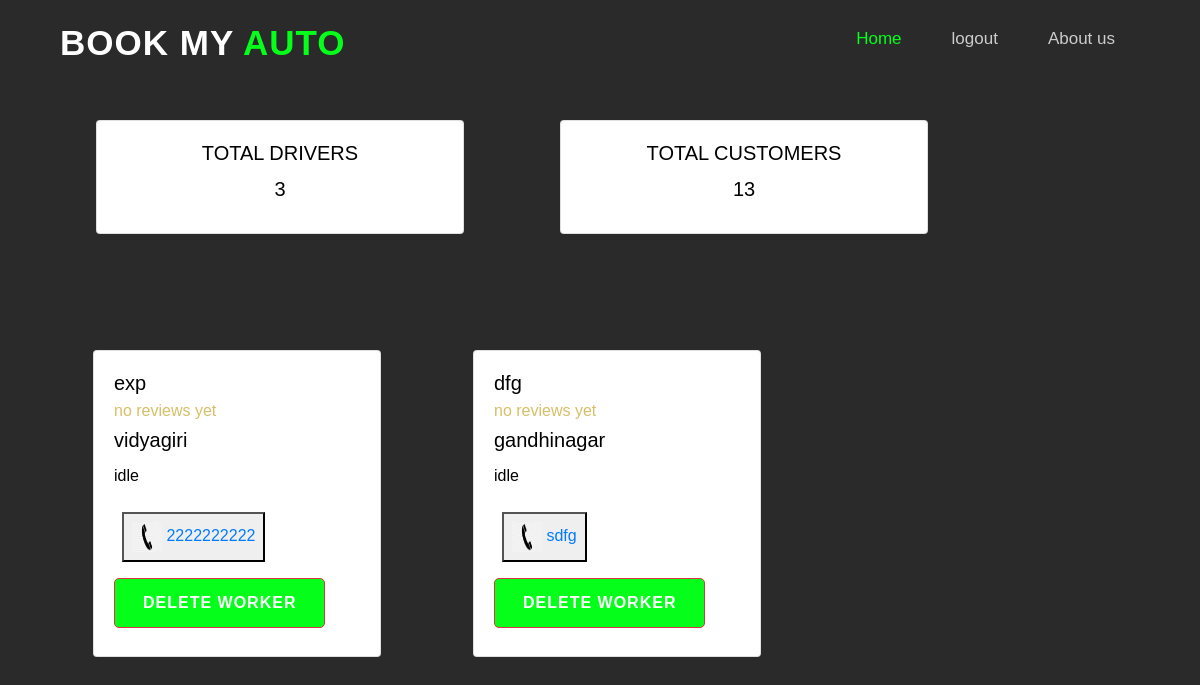
The app's page /admin.php with its own data.
### tables this page shows
CREATE TABLE `driver` (
  `driver_id` int(5) NOT NULL,
  `driver_name` varchar(25) NOT NULL,
  `phone_number` varchar(10) NOT NULL,
  `email_id` varchar(20) NOT NULL,
  `password` varchar(100) NOT NULL,
  `station_id` int(5) NOT NULL,
  `status` varchar(10) NOT NULL DEFAULT 'idle',
  `acnt` varchar(20) NOT NULL DEFAULT 'active',
  `reason` varchar(1000) NOT NULL
);

CREATE TABLE `station` (
  `station_id` varchar(5) NOT NULL,
  `station_name` varchar(25) NOT NULL,
  `latitude` varchar(15) NOT NULL,
  `longitude` varchar(15) NOT NULL
);

### admin.php (the view, shortened to what this page needs)
<!DOCTYPE html>
<html lang="en">
<head>
    <link rel="stylesheet" href="https://cdn.jsdelivr.net/npm/bootstrap@4.0.0/dist/css/bootstrap.min.css">
    <link rel="stylesheet" type="text/css" href="style.css">
</head>
<body>
<header style='background-color:#2a2a2a' class='fixed-top'>
        <h1 href="#" class="logo">BOOK MY<span> AUTO </span> </h1>
        <ul class="navlist">
        <li><a href="index.php" class="active">Home</a></li>
            <li><a href="logout.php">logout</a></li>
            <li><a href="about.php">About us</a></li>
        </ul>
    </header>
    <div>
      <div>&nbsp;</div>
      <div>&nbsp;</div>
      <div>&nbsp;</div>
    </div>
    <?php
    require('dbconnect.php');
$sql1="SELECT * FROM `driver`";
$result = $conn->query($sql1);
if($result->num_rows>0)
{
$total=0;
echo '<div   style="color:black;" class="row mx-5"> ';
while($row = $result->fetch_assoc())
{
$total=$total+1;
}
echo '  <div class="card col-md-4 m-5" style="width: 18rem;">
<div class="card-body">
<h5 align="center" class="card-title">TOTAL DRIVERS</h5>
<h5 align="center" class="card-title">'.$total.'</h5>
</div>
</div>';
}
         $sql1="SELECT * FROM `customer`";
         $result = $conn->query($sql1);
          if($result->num_rows>0)
         {
     $total=0;
       while($row = $result->fetch_assoc())
        {
         $total=$total+1;
        }
        echo '  <div class="card col-md-4 m-5" style="width: 18rem;">
        <div class="card-body">
        <h5 align="center" class="card-title">TOTAL CUSTOMERS</h5>
        <h5 align="center" class="card-title">'.$total.'</h5>
        </div>
        </div>';
     }
     echo "</div>";
    ?>
<div class="container" style='margin-top:20px;'>
    <?php
    require('dbconnect.php');
    $sql1="SELECT * FROM `driver` where `acnt`='active'";
    $result = $conn->query($sql1);
     if($result->num_rows>0)
    {
echo '<div class="row"> ';
  while($row = $result->fetch_assoc())
   {
    $count=0;
    $sum=0;
    $star=0;
    if($result->num_rows>0)
      {
  if($count>0){
    $star=$sum/$count;
    $star=round($star,1);
    $star=$star." star driver";
   }
   else{
    $star="no reviews yet";
   }}
    $station='';
    $id=$row['station_id'];
    $sql="SELECT * FROM `station` where `station_id`='$id'";
    $result2 = $conn->query($sql);
     if($result2->num_rows>0)
    {
  while($row1 = $result2->fetch_assoc())
   {
   $station=$row1['station_name'];
   }}
   $d_id = $row['driver_id'];
echo '<div style="color:black" class="col-md-4">   <div class="card m-5" style="width: 18rem;">
<div class="card-body">
<h5 class="card-title">'.$row['driver_name'].'</h5>
<h6  style="color:#D7BE69" class="card-subtitle mb-2 ">'.$star.' </h6>
<h5 class="card-title">'.$station.'</h5>
<p id="hint" class="card-text">'.$row['status'].'</p>
<button class="m-2 p-2"><img src="phone-icon.png" width="30px" height="30px"/><a href="tel:'.$row['phone_number'].'" class="card-link"> '.$row['phone_number'].'</a></button>
<input type="button" onclick="cdelete('.$d_id.')" name="submit1" value="DELETE WORKER" class="btn-danger btn my-2">
<br>';
echo '</div></div></div>';
}
echo "</div>";
}
    ?>
</div>
</body>
</html>

### style.css (style rules this page uses)
* { padding: 0; margin: 0; box-sizing: border-box; font-family: 'Poppins', sans-serif; text-decoration: none; list-style: none; scroll-behavior: smooth; }
:root { --bg-color: #2a2a2a; --second-bg-color: #202020; --text-color: #fff; --second-color: #ccc; --main-color: #05ff1a; --big-font: 5rem; --h2-font: 3rem; --p-font: 1.1rem; }
body { background: var(--bg-color); color: var(--text-color); }
header { position: fixed; width: 100%; top: 0; right: 0; z-index: 1000; display: flex; align-items: center; justify-content: space-between; background: transparent; padding: 22px 5%; border-bottom: 1px solid transparent; transition: all .45s ease; }
.logo { color: var(--text-color); font-size: 35px; font-weight: 700; letter-spacing: 1px; }
span { color: var(--main-color); }
.navlist { display: flex; }
.navlist a { color: var(--second-color); font-size: 17px; font-weight: 500; margin: 0 25px; transition: all .45s ease; }
.navlist a.active { color: var(--main-color); }
.btn { display: inline-block; padding: 12px 28px; background: var(--main-color); border-radius: 5px; color: var(--text-color); font-size: 1rem; letter-spacing: 1px; font-weight: 600; transition: all .45s ease; }

### records on screen
driver: driver_name "exp", star "no reviews yet", station.station_name "vidyagiri", status "idle", phone_number "2222222222"
driver: driver_name "dfg", star "no reviews yet", station.station_name "gandhinagar", status "idle", phone_number "sdfg"

### other values on screen
$total "3"
$total "13"
